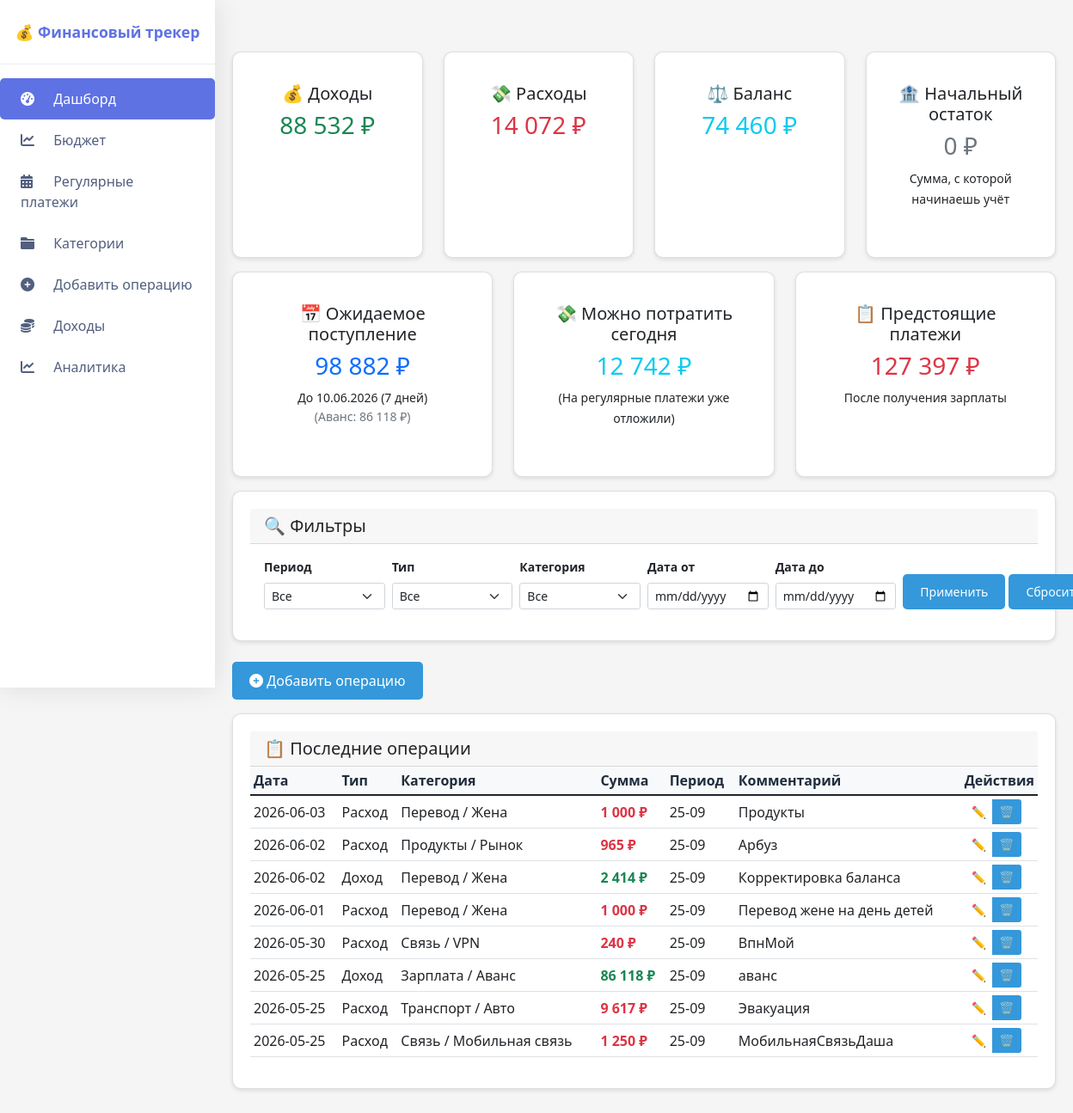
The page / on the database its author committed.
### tables this page shows
CREATE TABLE operations (
                id INTEGER PRIMARY KEY AUTOINCREMENT,
                date TEXT NOT NULL,
                type TEXT NOT NULL,
                category TEXT NOT NULL,
                subcategory TEXT,
                amount REAL NOT NULL,
                comment TEXT,
                period TEXT
            );

### routes/main.py (the view)
    @app.route('/')
    def index():
        apply_regular_payments()
        today = date.today()
        current_money = get_current_money()
        period_filter = request.args.get('period', '')
        type_filter = request.args.get('type', '')
        category_filter = request.args.get('category', '')
        date_from = request.args.get('date_from', '')
        date_to = request.args.get('date_to', '')
        query = 'SELECT * FROM operations WHERE 1=1'
        params = []
        if period_filter:
            query += ' AND period = ?'
            params.append(period_filter)
        if type_filter:
            query += ' AND type = ?'
            params.append(type_filter)
        if category_filter:
            query += ' AND category = ?'
            params.append(category_filter)
        if date_from:
            query += ' AND date >= ?'
            params.append(date_from)
        if date_to:
            query += ' AND date <= ?'
            params.append(date_to)
        query += ' ORDER BY date DESC LIMIT 100'
        with get_db() as conn:
            operations = conn.execute(query, params).fetchall()
            all_categories = [row['name'] for row in conn.execute(
                'SELECT DISTINCT name FROM categories WHERE parent_id IS NULL ORDER BY name').fetchall()]
            total_income = \
            conn.execute('SELECT COALESCE(SUM(amount), 0) FROM operations WHERE type="Доход"').fetchone()[0]
            total_expense = \
            conn.execute('SELECT COALESCE(SUM(amount), 0) FROM operations WHERE type="Расход"').fetchone()[0]
            balance = total_income - total_expense
            planned_salary_row = conn.execute('SELECT value FROM settings WHERE key = "planned_salary"').fetchone()
            planned_salary = float(planned_salary_row['value']) if planned_salary_row else 185000
            advance_row = conn.execute('''
                SELECT amount
                FROM operations
                WHERE type = 'Доход'
                AND category = 'Зарплата'
                AND subcategory = 'Аванс'
                ORDER BY date DESC
                LIMIT 1
            ''').fetchone()
            real_advance = advance_row['amount'] if advance_row else 0
            if real_advance > 0:
                expected_remainder = planned_salary - real_advance
                salary_remainder_text = f"{expected_remainder:,.0f} ₽".replace(",", " ")
                salary_remainder_note = f"(Аванс: {real_advance:,.0f} ₽)".replace(",", " ")
            else:
                expected_remainder = planned_salary
                salary_remainder_text = f"{expected_remainder:,.0f} ₽".replace(",", " ")
                salary_remainder_note = "⚠️ Аванс ещё не внесён"
            income_cats = {}
            expense_cats = {}
            income_main = conn.execute(
                'SELECT * FROM categories WHERE parent_id IS NULL AND type = "Доход" ORDER BY name').fetchall()
            for cat in income_main:
                subcats = conn.execute('SELECT name FROM categories WHERE parent_id = ? ORDER BY name',
                                       (cat['id'],)).fetchall()
                income_cats[cat['name']] = [s['name'] for s in subcats]
            expense_main = conn.execute(
                'SELECT * FROM categories WHERE parent_id IS NULL AND type = "Расход" ORDER BY name').fetchall()
            for cat in expense_main:
                subcats = conn.execute('SELECT name FROM categories WHERE parent_id = ? ORDER BY name',
                                       (cat['id'],)).fetchall()
                expense_cats[cat['name']] = [s['name'] for s in subcats]
        if 10 <= today.day <= 24:
            period_start, period_end = 10, 24
        else:
            period_start, period_end = 25, 9
        next_income = get_next_income_date(today)
        days_to_income = (next_income - today).days
        period_start_date, period_end_date = get_period_dates(today)
        period_balance = update_period_balance(today)
        expenses_this_period = get_expenses_for_period(period_start_date, period_end_date)
        regular_total_month = get_regular_payments_for_month()
        paid_regular = get_paid_regular_payments_this_month()
        planning = get_planning_data(planned_salary, real_advance, regular_total_month, paid_regular)
        if real_advance > 0 and 25 <= today.day <= 31:
            advance_for_period = real_advance
            saved_from_advance = planning['need_to_save_from_advance']
        else:
            advance_for_period = planning['advance']
            saved_from_advance = planning['need_to_save_from_advance']
        can_spend_today = (advance_for_period - saved_from_advance) + period_balance - expenses_this_period
        regular_this_period = get_regular_payments_for_period(today, period_start, period_end)
        regular_total = get_regular_total_for_month()
        unpaid_regular = get_unpaid_regular_payments(today, period_start, period_end)
        free_money_now = current_money + total_income - total_expense - unpaid_regular
        if real_advance > 0:
            expected_income = planned_salary - real_advance
        else:
            expected_income = planned_salary
        future_regular = get_regular_payments_until_date(today, next_income)
        regular_after_income = get_regular_payments_after_date(today, next_income)
        if can_spend_today < 0:
            spend_warning = "⚠️ Внимание! Денег не хватит на регулярные платежи!"
        else:
            spend_warning = ""
        if free_money_now < 0:
            traffic_light = "red"
            traffic_text = "⚠️ КАССОВЫЙ РАЗРЫВ!"
        elif free_money_now < 5000:
            traffic_light = "yellow"
            traffic_text = "⚠️ Осторожно: остаток меньше 5000 ₽"
        else:
            traffic_light = "green"
            traffic_text = "✅ Всё хорошо"
        return render_template('index.html',
                               operations=operations,
                               total_income=total_income,
                               total_expense=total_expense,
                               balance=balance,
                               free_money_now=free_money_now,
                               expected_income=expected_income,
                               future_regular=future_regular,
                               regular_after_income=regular_after_income,
                               can_spend_today=can_spend_today,
                               spend_warning=spend_warning,
                               days_to_income=days_to_income,
                               next_income=next_income,
                               traffic_light=traffic_light,
                               traffic_text=traffic_text,
                               regular_total=regular_total,
                               regular_this_period=regular_this_period,
                               current_money=current_money,
                               all_categories=all_categories,
                               salary_remainder_text=salary_remainder_text,
                               salary_remainder_note=salary_remainder_note,
                               income_categories=income_cats,
                               expense_categories=expense_cats,
                               planning=planning,
                               regular_total_month=regular_total_month)

### templates/index.html (shortened to what this page needs)
{% extends "base.html" %}
{% block content %}
<div class="row">
    <div class="col-md-3 mb-3">
        <div class="card h-100">
            <div class="card-body text-center">
                <h5 class="card-title">💰 Доходы</h5>
                <h3 class="text-success">{{ "{:,.0f}".format(total_income).replace(",", " ") }} ₽</h3>
            </div>
        </div>
    </div>
    <div class="col-md-3 mb-3">
        <div class="card h-100">
            <div class="card-body text-center">
                <h5 class="card-title">💸 Расходы</h5>
                <h3 class="text-danger">{{ "{:,.0f}".format(total_expense).replace(",", " ") }} ₽</h3>
            </div>
        </div>
    </div>
    <div class="col-md-3 mb-3">
        <div class="card h-100">
            <div class="card-body text-center">
                <h5 class="card-title">⚖️ Баланс</h5>
                <h3 class="text-info">{{ "{:,.0f}".format(balance).replace(",", " ") }} ₽</h3>
            </div>
        </div>
    </div>
    <div class="col-md-3 mb-3">
        <div class="card h-100">
            <div class="card-body text-center">
                <h5 class="card-title">🏦 Начальный остаток</h5>
                <h3 class="text-secondary">{{ "{:,.0f}".format(current_money).replace(",", " ") }} ₽</h3>
                <small>Сумма, с которой начинаешь учёт</small>
            </div>
        </div>
    </div>
</div>
<div class="row">
    <div class="col-md-4 mb-3">
        <div class="card h-100">
            <div class="card-body text-center">
                <h5 class="card-title">📅 Ожидаемое поступление</h5>
                <h3 class="text-primary">{{ "{:,.0f}".format(expected_income).replace(",", " ") }} ₽</h3>
                <small>До {{ next_income.strftime('%d.%m.%Y') }} ({{ days_to_income }} дней)</small>
                <small class="d-block text-muted">{{ salary_remainder_note }}</small>
            </div>
        </div>
    </div>
    <div class="col-md-4 mb-3">
        <div class="card h-100">
            <div class="card-body text-center">
                <h5 class="card-title">💸 Можно потратить сегодня</h5>
                <h3 class="text-{{ 'danger' if can_spend_today < 0 else 'info' }}">
                    {{ "{:,.0f}".format(can_spend_today).replace(",", " ") }} ₽
                </h3>
                <small>(На регулярные платежи уже отложили)</small>
            </div>
        </div>
    </div>
    <div class="col-md-4 mb-3">
        <div class="card h-100">
            <div class="card-body text-center">
                <h5 class="card-title">📋 Предстоящие платежи</h5>
                <h3 class="text-danger">{{ "{:,.0f}".format(regular_after_income).replace(",", " ") }} ₽</h3>
                <small>После получения зарплаты</small>
            </div>
        </div>
    </div>
</div>
<div class="card mb-4">
    <div class="card-header">
        <h5 class="mb-0">🔍 Фильтры</h5>
    </div>
    <div class="card-body">
        <form method="GET" action="{{ url_for('index') }}" class="row g-2">
            <div class="col-md-2">
                <label class="form-label small fw-bold">Период</label>
                <select name="period" class="form-select form-select-sm">
                    <option value="">Все</option>
                </select>
            </div>
            <div class="col-md-2">
                <label class="form-label small fw-bold">Тип</label>
                <select name="type" class="form-select form-select-sm">
                    <option value="">Все</option>
                </select>
            </div>
            <div class="col-md-2">
                <label class="form-label small fw-bold">Категория</label>
                <select name="category" class="form-select form-select-sm">
                    <option value="">Все</option>
                </select>
            </div>
            <div class="col-md-2">
                <label class="form-label small fw-bold">Дата от</label>
                <input type="date" name="date_from" class="form-control form-control-sm">
            </div>
            <div class="col-md-2">
                <label class="form-label small fw-bold">Дата до</label>
                <input type="date" name="date_to" class="form-control form-control-sm">
            </div>
            <div class="col-md-2 d-flex align-items-end gap-1">
                <button type="submit" class="btn btn-primary btn-sm">Применить</button>
                <a href="{{ url_for('index') }}" class="btn btn-secondary btn-sm">Сбросить</a>
            </div>
        </form>
    </div>
</div>
<div class="d-flex justify-content-start mb-3">
    <button type="button" class="btn btn-primary" data-bs-toggle="modal" data-bs-target="#addModal">
        <i class="fas fa-plus-circle"></i> Добавить операцию
    </button>
</div>
<div class="card">
    <div class="card-header">
        <h5 class="mb-0">📋 Последние операции</h5>
    </div>
    <div class="table-responsive">
        <table class="table table-sm table-hover">
            <thead class="table-light">
            <tr>
                <th>Дата</th>
                <th>Тип</th>
                <th>Категория</th>
                <th>Сумма</th>
                <th>Период</th>
                <th>Комментарий</th>
                <th style="width: 80px;">Действия</th>
            </tr>
            </thead>
            <tbody>
            {% for op in operations %}
            <tr>
                <td>{{ op.date }}</td>
                <td>{{ op.type }}</td>
                <td>{{ op.category }}{% if op.subcategory %} / {{ op.subcategory }}{% endif %}</td>
                <td class="fw-bold {{ 'text-success' if op.type == 'Доход' else 'text-danger' }}">
                    {{ "{:,.0f}".format(op.amount).replace(",", " ") }} ₽
                </td>
                <td>{{ op.period }}</td>
                <td>{{ op.comment or '-' }}</td>
                <td>
                    <div class="btn-group btn-group-sm">
                        <button class="btn btn-outline-primary edit-btn" data-id="{{ op.id }}" title="Редактировать">
                            ✏️
                        </button>
                        <a href="{{ url_for('delete', id=op.id) }}" class="btn btn-outline-danger" title="Удалить"
                           onclick="return confirm('Удалить операцию?')">🗑️</a>
                    </div>
                </td>
            </tr>
            {% else %}
            <tr>
                <td colspan="7" class="text-center">Нет операций. Добавьте первую!</td>
                {% endfor %}
            </tbody>
        </table>
    </div>
</div>
{% endblock %}

### templates/base.html (shortened to what this page needs)
<!DOCTYPE html>
<html lang="ru">
<head>
    <link href="https://cdn.jsdelivr.net/npm/bootstrap@5.1.3/dist/css/bootstrap.min.css" rel="stylesheet">
    <link href="https://cdnjs.cloudflare.com/ajax/libs/font-awesome/6.0.0/css/all.min.css" rel="stylesheet">
    <a class="nav-link" href="{{ url_for('budget_planning') }}"> Бюджет</a>
    <link href="{{ url_for('static', filename='css/style.css') }}" rel="stylesheet">
</head>
<body>
<div class="sidebar">
    <div class="sidebar-brand">
        <a href="{{ url_for('index') }}">💰 Финансовый трекер</a>
    </div>
    <div class="sidebar-nav">
        <a class="nav-link {% if request.endpoint == 'index' %}active{% endif %}" href="{{ url_for('index') }}">
            <i class="fas fa-tachometer-alt"></i> Дашборд</a>
        <a class="nav-link {% if request.endpoint == 'budget_planning' %}active{% endif %}"
           href="{{ url_for('budget_planning') }}"><i class="fas fa-chart-line"></i> Бюджет</a>
        <a class="nav-link {% if request.endpoint == 'regular' %}active{% endif %}" href="{{ url_for('regular') }}">
            <i class="fas fa-calendar-alt"></i> Регулярные платежи
        </a>
        <a class="nav-link {% if request.endpoint == 'categories' %}active{% endif %}"
           href="{{ url_for('categories') }}">
            <i class="fas fa-folder"></i> Категории
        </a>
        <a class="nav-link {% if request.endpoint == 'add' %}active{% endif %}" href="{{ url_for('add') }}">
            <i class="fas fa-plus-circle"></i> Добавить операцию
        </a>
        <a class="nav-link {% if request.endpoint == 'income_settings' %}active{% endif %}"
           href="{{ url_for('income_settings') }}">
            <i class="fas fa-coins"></i> Доходы
        </a>
        <a class="nav-link {% if request.endpoint == 'analytics' %}active{% endif %}" href="{{ url_for('analytics') }}">
            <i class="fas fa-chart-line"></i> Аналитика
        </a>
    </div>
</div>
<div class="main-content">
    {% block content %}{% endblock %}
</div>
</body>
</html>

### rows shown on the page
operations: date "2026-06-03", type "Расход", category "Перевод", subcategory "Жена", amount "1 000", period "25-09", comment "Продукты"
operations: date "2026-06-02", type "Расход", category "Продукты", subcategory "Рынок", amount "965", period "25-09", comment "Арбуз"
operations: date "2026-06-02", type "Доход", category "Перевод", subcategory "Жена", amount "2 414", period "25-09", comment "Корректировка баланса"
operations: date "2026-06-01", type "Расход", category "Перевод", subcategory "Жена", amount "1 000", period "25-09", comment "Перевод жене на день детей"
operations: date "2026-05-30", type "Расход", category "Связь", subcategory "VPN", amount "240", period "25-09", comment "ВпнМой"
operations: date "2026-05-25", type "Доход", category "Зарплата", subcategory "Аванс", amount "86 118", period "25-09", comment "аванс"
operations: date "2026-05-25", type "Расход", category "Транспорт", subcategory "Авто", amount "9 617", period "25-09", comment "Эвакуация"
operations: date "2026-05-25", type "Расход", category "Связь", subcategory "Мобильная связь", amount "1 250", period "25-09", comment "МобильнаяСвязьДаша"

### other values the page prints
{{ "{:,.0f}".format(total_income).replace(",", " ") }} "88 532"
{{ "{:,.0f}".format(total_expense).replace(",", " ") }} "14 072"
{{ "{:,.0f}".format(balance).replace(",", " ") }} "74 460"
{{ "{:,.0f}".format(current_money).replace(",", " ") }} "0"
{{ "{:,.0f}".format(expected_income).replace(",", " ") }} "98 882"
{{ next_income.strftime('%d.%m.%Y') }} "10.06.2026"
{{ salary_remainder_note }} "(Аванс: 86 118 ₽)"
{{ "{:,.0f}".format(can_spend_today).replace(",", " ") }} "12 742"
{{ "{:,.0f}".format(regular_after_income).replace(",", " ") }} "127 397"
